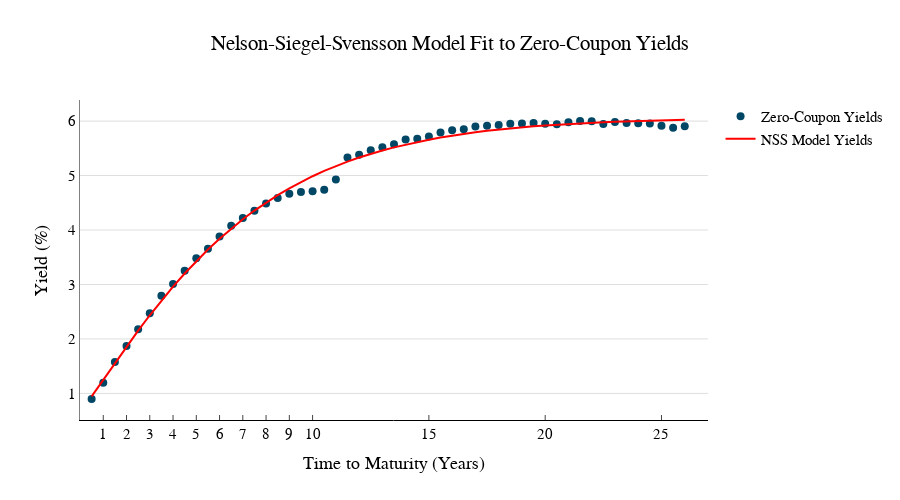

Notebook code cell kept with this figure:
### Code cell
# Plot the observed zero-coupon yields and the NSS model yields
gr.Graph_EstimationVSZero(Yield,Yield['Zero-Coupon Yield'],t,y_model_values*100,'Nelson-Siegel-Svensson Model Fit to Zero-Coupon Yields','NSS Model Yields')

### Figure 1 — Plotly figure (JSON) as saved in the notebook; plotly's stock layout.template omitted (floating-point values rounded to 4 significant figures)
{"data": [{"marker": {"color": "rgb(0, 71, 102)", "size": 8}, "mode": "markers", "name": "Zero-Coupon Yields", "type": "scatter", "x": [0.5, 1, 1.5, 2, 2.5, 3, 3.5, 4, 4.5, 5, 5.5, 6, 6.5, 7, 7.5, 8, 8.5, 9, 9.5, 10, 10.5, 11, 11.5, 12, 12.5, 13, 13.5, 14, 14.5, 15, 15.5, 16, 16.5, 17, 17.5, 18, 18.5, 19, 19.5, 20, 20.5, 21, 21.5, 22, 22.5, 23, 23.5, 24, 24.5, 25, 25.5, 26], "y": [0.8975, 1.194, 1.575, 1.873, 2.18, 2.471, 2.794, 3.008, 3.254, 3.48, 3.656, 3.882, 4.077, 4.22, 4.352, 4.487, 4.588, 4.664, 4.696, 4.711, 4.739, 4.928, 5.331, 5.383, 5.463, 5.52, 5.575, 5.663, 5.674, 5.717, 5.79, 5.83, 5.851, 5.902, 5.917, 5.93, 5.95, 5.956, 5.966, 5.951, 5.94, 5.979, 6.002, 5.996, 5.946, 5.982, 5.965, 5.96, 5.956, 5.913, 5.878, 5.905]}, {"marker": {"color": "red", "size": 5}, "mode": "lines", "name": "NSS Model Yields", "type": "scatter", "x": [0.5, 1, 1.5, 2, 2.5, 3, 3.5, 4, 4.5, 5, 5.5, 6, 6.5, 7, 7.5, 8, 8.5, 9, 9.5, 10, 10.5, 11, 11.5, 12, 12.5, 13, 13.5, 14, 14.5, 15, 15.5, 16, 16.5, 17, 17.5, 18, 18.5, 19, 19.5, 20, 20.5, 21, 21.5, 22, 22.5, 23, 23.5, 24, 24.5, 25, 25.5, 26], "y": [0.946, 1.254, 1.56, 1.861, 2.153, 2.435, 2.704, 2.959, 3.201, 3.428, 3.641, 3.84, 4.026, 4.198, 4.357, 4.505, 4.641, 4.766, 4.882, 4.988, 5.085, 5.174, 5.256, 5.331, 5.399, 5.461, 5.518, 5.569, 5.616, 5.659, 5.698, 5.734, 5.766, 5.795, 5.821, 5.845, 5.867, 5.887, 5.905, 5.921, 5.935, 5.948, 5.96, 5.971, 5.981, 5.989, 5.997, 6.004, 6.011, 6.016, 6.022, 6.026]}], "layout": {"font": {"color": "Black", "family": "Time New Roman", "size": 15}, "height": 500, "legend": {"bgcolor": "rgba(255,255,255,0)", "xanchor": "left", "yanchor": "top"}, "plot_bgcolor": "rgba(255,255,255,1)", "title": {"text": "Nelson-Siegel-Svensson Model Fit to Zero-Coupon Yields", "x": 0.5}, "width": 900, "xaxis": {"linecolor": "black", "linewidth": 1, "range": [0, 27], "showline": true, "ticklen": 5, "ticks": "inside", "tickson": "boundaries", "tickvals": [1, 2, 3, 4, 5, 6, 7, 8, 9, 10, 15, 20, 25], "title": {"text": "Time to Maturity (Years)"}}, "yaxis": {"gridcolor": "rgba(38,38,38,0.15)", "linecolor": "Grey", "linewidth": 1, "showline": true, "title": {"text": "Yield (%)"}}}}
